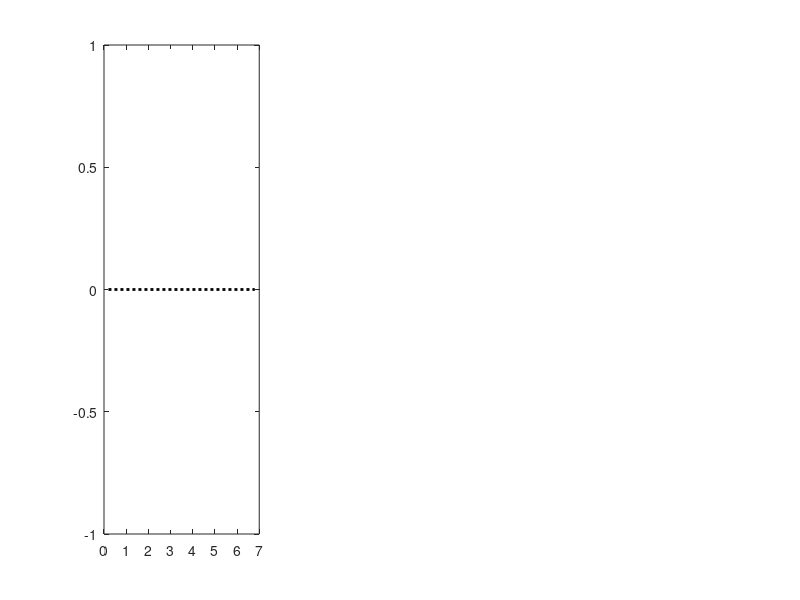

The MATLAB source for this figure: (Note: this script raises an error after producing the figure.)
% Figure_HonestDID.m
%
% Purpose: plot the Honest DID results
%
% M = 0, 0.1, 0.2, 0.3, 0.4, 0.5
%
% Input: see the regression results generated by STATA
%

clear
close all 
clc

%%%%%%%%%%%%%%%%%%%%%%%%%%%%%%%%%%%%%%%%%%%%%%%%%%%%%%%%%%%%%%%%%%%%%%%%%%%
% 1. PREPARE
%%%%%%%%%%%%%%%%%%%%%%%%%%%%%%%%%%%%%%%%%%%%%%%%%%%%%%%%%%%%%%%%%%%%%%%%%%%

% 95% bounds
LB_fish = [-2.937 -2.958 -3.016 -3.100 -3.186 -3.272]';
UB_fish = [-0.438 -0.341 -0.256 -0.119 -0.007 0.159]';
LB_sail = [0.387 0.314 0.202 0.115 -0.025 -0.167]';
UB_sail = [2.959 2.980 3.012 3.045 3.104 3.164]';
LB_presence = [-0.034 -0.037 -0.043 -0.048 -0.053 -0.060]';
UB_presence = [0.074 0.077 0.081 0.086 0.090 0.097]';

% aux point estimates (we don't plot this)
points_fish = (LB_fish-UB_fish)/2;
points_sail = (UB_sail-LB_sail)/2;
points_presence = (UB_presence-LB_presence)/2;

% adjust the 95% bounds
LB_fish = abs(LB_fish-points_fish);
UB_fish = abs(points_fish-UB_fish);
LB_sail = abs(LB_sail-points_sail);
UB_sail = abs(points_sail-UB_sail);
LB_presence = abs(LB_presence-points_presence);
UB_presence = abs(points_presence-UB_presence);

%%%%%%%%%%%%%%%%%%%%%%%%%%%%%%%%%%%%%%%%%%%%%%%%%%%%%%%%%%%%%%%%%%%%%%%%%%%
% 2. PLOT
%%%%%%%%%%%%%%%%%%%%%%%%%%%%%%%%%%%%%%%%%%%%%%%%%%%%%%%%%%%%%%%%%%%%%%%%%%%

% aux line
auxX = [0.2 6.8];
auxY = [0 0];

auxX_fish = [1 2 3 4 5 6];
auxX_sail = [1 2 3 4 5 6];
auxX_presence = [1 2 3 4 5 6];

figure
subplot(1,3,1)
plot(auxX,auxY,...
    'LineStyle',':',...
    'Color','k',...
    'LineWidth',2);
hold all
errorbar(auxX_fish(1),points_fish(1),LB_fish(1),UB_fish(1),...
    'LineStyle','none',...
    'Color',[0,0.45,0.74],...
    'LineWidth',2,...
    'Marker','none')
errorbar(auxX_fish(2:6),points_fish(2:6),LB_fish(2:6),UB_fish(2:6),...
    'LineStyle','none',...
    'Color',[0.85,0.33,0.1],...
    'LineWidth',2,...
    'Marker','none')
title('(a) Fishing hours',...
    'Fontname', 'times new roman','FontSize',16.,...
    'Interpreter', 'latex')
xlabel('$\bar{\rm{M}}$',...
    'Fontname', 'times new roman','FontSize',16.,...
    'Interpreter', 'latex')
ylabel({'Robust confidence sets';'for the treatment effect'},...
    'Fontname', 'times new roman','FontSize',16,...
    'Interpreter', 'latex')
xlim([0.2,6.8])
ylim([-3.8,0.3])
set(gca,'XTick',[1,2,3,4,5,6],...
        'YTick',[-3.5,-3,-2.5,-2,-1.5,-1,-0.5,0],...
        'XTickLabel',{'0';'0.1';'0.2';'0.3';'0.4';'0.5'},...
        'YTickLabel',{'-3.5';'-3.0';'-2.5';'-2.0';'-1.5';'-1.0';'-0.5';'0'},...
        'Fontname', 'times new roman','FontSize',12,...
        'box','off')

subplot(1,3,2)
plot(auxX,auxY,...
    'LineStyle',':',...
    'Color','k',...
    'LineWidth',2);
hold all
errorbar(auxX_sail(1),points_sail(1),LB_sail(1),UB_sail(1),...
    'LineStyle','none',...
    'Color',[0,0.45,0.74],...
    'LineWidth',2,...
    'Marker','none')
errorbar(auxX_sail(2:6),points_sail(2:6),LB_sail(2:6),UB_sail(2:6),...
    'LineStyle','none',...
    'Color',[0.85,0.33,0.1],...
    'LineWidth',2,...
    'Marker','none')
title('(b) Non-fishing hours',...
    'Fontname', 'times new roman','FontSize',16.,...
    'Interpreter', 'latex')
xlabel('$\bar{\rm{M}}$',...
    'Fontname', 'times new roman','FontSize',16.,...
    'Interpreter', 'latex')
xlim([0.2,6.8])
ylim([-0.3,3.3])
set(gca,'XTick',[1 2 3 4 5 6],...
        'YTick',[0 0.5 1 1.5 2 2.5 3],...
        'XTickLabel',{'0';'0.1';'0.2';'0.3';'0.4';'0.5'},...
        'YTickLabel',{'0';'0.5';'1.0';'1.5';'2.0';'2.5';'3.0'},...
        'Fontname', 'times new roman','FontSize',12,...
        'Box','off')

subplot(1,3,3)
plot(auxX,auxY,...
    'LineStyle',':',...
    'Color','k',...
    'LineWidth',2);
hold all
errorbar(auxX_presence(1),points_presence(1),LB_presence(1),UB_presence(1),...
    'LineStyle','none',...
    'Color',[0,0.45,0.74],...
    'LineWidth',2,...
    'Marker','none')
errorbar(auxX_presence(2:6),points_presence(2:6),LB_presence(2:6),UB_presence(2:6),...
    'LineStyle','none',...
    'Color',[0.85,0.33,0.1],...
    'LineWidth',2,...
    'Marker','none')
title('(c) Fisihng prsence',...
    'Fontname', 'times new roman','FontSize',16.,...
    'Interpreter', 'latex')
xlabel('$\bar{\rm{M}}$',...
    'Fontname', 'times new roman','FontSize',16.,...
    'Interpreter', 'latex')
xlim([0.2,6.8])
ylim([-0.075,0.108])
set(gca,'XTick',[1 2 3 4 5 6],...
        'YTick',[-0.06 -0.03 0 0.03 0.06 0.09],...
        'XTickLabel',{'0';'0.1';'0.2';'0.3';'0.4';'0.5'},...
        'YTickLabel',{'-0.06';'-0.03';'0';'0.03';'0.06';'0.09'},...
        'Fontname', 'times new roman','FontSize',12,...
        'Box','off')

set(gca,'XTick',[1 2 3 4 5 6],...
        'YTick',[-0.06 -0.04 -0.02 0 0.02 0.04 0.06 0.08 0.1],...
        'XTickLabel',{'0';'0.1';'0.2';'0.3';'0.4';'0.5'},...
        'YTickLabel',{'-0.06';'-0.04';'-0.02';'0';'0.02';'0.04';'0.06';'0.08';'0.10'},...
        'Fontname', 'times new roman','FontSize',12,...
        'Box','off')
